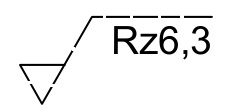
#> input picture Image/input dashed.jpg, 230 x 109 px
$ python 'Proyecto Final v2.py'
#> lines starting #> are read from the running program, lines starting #| are printed output that depends on the picture; after the words box and inside, x2 and y2 are one past the last pixel; in counts of white or black regions, pixels touching at a corner belong together
import cv2
import numpy as np

# Read the image
#El doble image_path es para no andar escribiendo
#a cada rato la direccion solo cambia el simbolo entre la linea que quieres usar
#image_path = r'C:\Imagenes\Input_noisy.jpg'
image_path = 'Image/input dashed.jpg'
image = cv2.imread(image_path)
#> image is the input picture: shape (109, 230, 3); min 0, max 255, mean 239.7

# Check if image is loaded successfully
if image is None:
    print(f"Error: Unable to load image from '{image_path}'")
    exit()

#Calculated size image/Calcula el tamaño de la imagen
height, width, channel = image.shape[:3]
#> height = 109; width = 230; channel = 3
size = image.size
#> size = 75210

# Convert the image to grayscale
gray = cv2.cvtColor(image, cv2.COLOR_BGR2GRAY)

# Apply edge detection using the Canny algorithm
edges = cv2.Canny(gray, 50, 150, apertureSize=3)
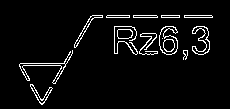
#> edges: shape (109, 230); 4.9% white in thin lines or dots, all inside (x1, y1, x2, y2) = (19, 15, 213, 105)

# Find lines in the edge-detected image using the probabilistic Hough transform
# Se agrego una condicion en base al tamaño detectado
if size == 75210:
    lines = cv2.HoughLinesP(edges, rho=1, theta=np.pi/180, threshold=30, minLineLength=20, maxLineGap=3.5)
#> lines = [[92, 15, 211, 15], [90, 17, 212, 17], [42, 104, 92, 18], [40, 103, 70, 51], [142, 54, 176, 51], [20, 63, 46, 63], [147, 33, 175, 37], [148, 40, 175, 33], [19, 65, 39, 102], [54, 80, 70, 52], [132, 34, 156, 37]]
else:
    lines = cv2.HoughLinesP(edges, rho=1, theta=np.pi/180, threshold=30, minLineLength=50, maxLineGap=12)

# Create a mask to store segmented lines
line_mask = np.zeros_like(edges)

# Define thresholds for horizontal highlighting
# Se bajo el tamaño minimo para ser compatible con ambas imagenes
# Tuve que cambiar el minimo horizontal debido al que tenia las lineas cortadas
if size == 75210:
    min_horizontal_length = 30 # Minimum length of a horizontal line to be highlighted
else:
    min_horizontal_length = 80 # Minimum length of a horizontal line to be highlighted

max_horizontal_length = 200  # Maximum length of a horizontal line to be highlighted

# Filter and draw non-vertical and non-horizontal lines, handling overlapping segments
if lines is not None:
    for line in lines:
        x1, y1, x2, y2 = line[0]
        # Calculate the absolute slope of the line
        slope = abs((y2 - y1) / (x2 - x1 + 1e-6))  # Adding a small value to avoid division by zero

        # Skip lines close to horizontal or vertical
        if slope < 0.1 or slope > 10:
            length = abs(x2 - x1)
            # Highlight horizontal lines within specified length range
            if min_horizontal_length < length < max_horizontal_length:
                # Check for overlapping segments
                if np.any(line_mask[y1:y2, x1:x2] != 0):
                    continue
                # Draw the line on the mask
                cv2.line(line_mask, (x1, y1), (x2, y2), 255, 2)
            continue

        # Check for overlapping segments
        if np.any(line_mask[y1:y2, x1:x2] != 0):
            continue

        # Draw the line on the mask
        cv2.line(line_mask, (x1, y1), (x2, y2), 255, 2)
#> this loop made 11 passes
#> (x1, y1, x2, y2, slope, length) on passes 1, 2, 5, 6: (92, 15, 211, 15, 0, 119), (90, 17, 212, 17, 0, 122), (142, 54, 176, 51, 0.0882, 34), (20, 63, 46, 63, 0, 26)
#> (x1, y1, x2, y2, slope) on passes 3, 4, 7, 8, 9, 10: (42, 104, 92, 18, 1.72), (40, 103, 70, 51, 1.73), (147, 33, 175, 37, 0.143), (148, 40, 175, 33, 0.259), (19, 65, 39, 102, 1.85), (54, 80, 70, 52, 1.75)
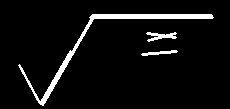
#> line_mask: shape (109, 230); 5.7% white; 3 white regions, box (x1, y1, x2, y2) and area: (18, 14, 214, 106) 1169, (146, 32, 177, 42) 150, (141, 50, 178, 56) 106


# Function to rotate a point (x, y) around a center by a given angle a
def rotate_point(point, center, angle):
    angle_rad = np.deg2rad(angle)
    rotation_matrix = cv2.getRotationMatrix2D(center, angle, 1.0)
    rotated_point = np.dot(rotation_matrix, np.array([[point[0]], [point[1]], [1]]))
    return int(rotated_point[0]), int(rotated_point[1])

# Generate 5 random angles for rotation a
random_angles = np.random.randint(-180, 180, size=5)

# Perform the same highlighting operation on the original and rotated images a
highlighted_images = []
for angle in [0] + list(random_angles):
    # Rotate the image
    center = (image.shape[1] // 2, image.shape[0] // 2)
    rot_mat = cv2.getRotationMatrix2D(center, angle, 1.0)
    rotated_image = cv2.warpAffine(image, rot_mat, image.shape[1::-1], flags=cv2.INTER_LINEAR)

    # Rotate the lines and highlight them on the rotated image
    highlighted_image = rotated_image.copy()
    if lines is not None:
        for line in lines:
            x1, y1, x2, y2 = line[0]
            # Rotate the endpoints of the line segment
            rotated_x1, rotated_y1 = rotate_point((x1, y1), center, angle)
            rotated_x2, rotated_y2 = rotate_point((x2, y2), center, angle)
            # Calculate the length of the rotated line segment
            rotated_length = np.sqrt((rotated_x2 - rotated_x1) ** 2 + (rotated_y2 - rotated_y1) ** 2)
            # Calculate the angle of the line segment with respect to the horizontal axis in the original image
            angle_deg = np.degrees(np.arctan2(y2 - y1, x2 - x1))
            # Check if the line segment is not nearly horizontal or if it is a long horizontal line
            # Se quito la previa condicion ya que anulaba la posterior y es innecesaria,
            #ademas se añadieron otras restriciones como limite de largo maximo y que el vector x de inicio no puede ser igual al vector final x
            if abs(rotated_length >= 30 and rotated_length <= max_horizontal_length) and not x1 == x2:
                #no pregunten que es esta mierda que no la entiendo ni yo mismo
                slope = abs((y2 - y1) / (x2 - x1 + 1e-6))
                if not( slope < 0.1 or slope > 10)or rotated_length >= min_horizontal_length:
                   cv2.line(highlighted_image, (rotated_x1, rotated_y1), (rotated_x2, rotated_y2), (0, 255, 0), 2)

    # Store the highlighted image
    highlighted_images.append(highlighted_image)
#> this loop made 6 passes
#> pass 3, `rotated_image = cv2.warpAffine(image, rot_mat, image.shape[1::-1], fla..`:
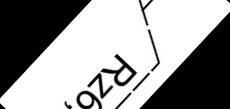
#> rotated_image: shape (109, 230, 3); min 0, max 255, mean 154.2
#> after the loop:
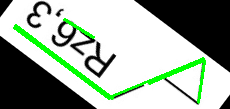
#> highlighted_image: shape (109, 230, 3); mean B, G, R 157.7, 170.9, 157.7
#> after the loop, highlighted_images = 6 items

# Draw the detected lines on a copy of the original image
lines_image = np.copy(image)
lines_image[line_mask != 0] = [0, 255, 0]
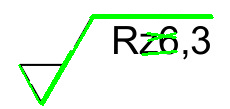
#> lines_image: shape (109, 230, 3); 5.68% of pixels changed, all inside (x1, y1, x2, y2) = (18, 14, 214, 106)

# Display the result
# se fusionaron codigos para mostrar lo necesario
cv2.imshow("Highlighted Line Segments", lines_image)
cv2.imshow('Original Image', image)

for i, (angle, highlighted_image) in enumerate(zip([0] + list(random_angles), highlighted_images)):
    cv2.imshow(f'Rotated Image {i} (Angle: {angle} degrees)', highlighted_image)
#> this loop made 6 passes
#> angle on passes 1 to 6: 0, -8, -133, -63, 12, 143
#> pass 1, `cv2.imshow(f'Rotated Image {i} (Angle: {angle} degrees)', highlighted_..`:
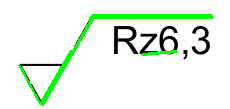
#> window 'Rotated Image 0 (Angle: 0 degr': shape (109, 230, 3); mean B, G, R 231.8, 244.8, 231.8
#> pass 2, `cv2.imshow(f'Rotated Image {i} (Angle: {angle} degrees)', highlighted_..`:
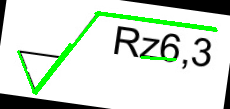
#> window 'Rotated Image 1 (Angle: -8 deg': shape (109, 230, 3); mean B, G, R 211.4, 224.3, 211.4

cv2.waitKey(0)
cv2.destroyAllWindows()

$ run again, with Image/input noisy dashed.jpg copied over Image/input dashed.jpg
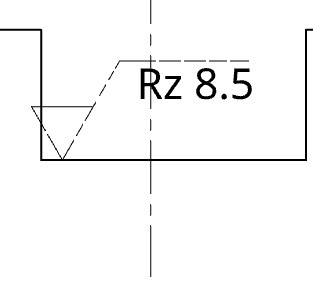
#> input picture Image/input noisy dashed.jpg, 313 x 303 px
#> image is the input picture: shape (303, 313, 3); min 0, max 255, mean 247.7
#> `edges = cv2.Canny(gray, 50, 150, apertureSize=3)`:
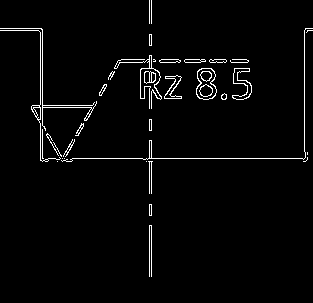
#> edges: shape (303, 313); 2.6% white in thin lines or dots
#> lines = 13 rows, first 6: [40, 158, 307, 158], [149, 276, 149, 0], [151, 276, 151, 0], [42, 161, 42, 29], [304, 161, 304, 30], [40, 160, 40, 28]
#> the loop `for line in lines:` made 13 passes
#> (x1, y1, x2, y2, slope, length) on passes 1 to 8: (40, 158, 307, 158, 0, 267), (149, 276, 149, 0, 276000000, 0), (151, 276, 151, 0, 276000000, 0), (42, 161, 42, 29, 132000000, 0), (304, 161, 304, 30, 131000000, 0), (40, 160, 40, 28, 132000000, 0), (121, 59, 246, 59, 0, 125), (117, 62, 247, 62, 0, 130)
#> the loop `for angle in [0] + list(random_angles):` made 6 passes
#> after the loop `for angle in [0] + list(random_angles):`: highlighted_images = 6 items
#> lines_image: shape (303, 313, 3); 1.65% of pixels changed, all inside (x1, y1, x2, y2) = (30, 58, 249, 163)
#> the loop `for i, (angle, highlighted_image) in enumerate(zip([0] + list(random_a..` made 6 passes
#> angle on passes 1 to 6: 0, -8, -133, -63, 12, 143
#> pass 2, `cv2.imshow(f'Rotated Image {i} (Angle: {angle} degrees)', highlighted_..`:
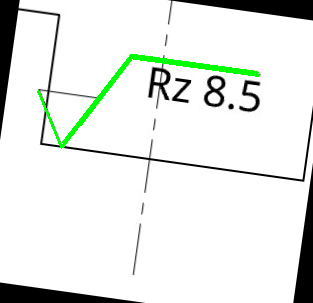
#> window 'Rotated Image 1 (Angle: -8 deg': shape (303, 313, 3); mean B, G, R 229.4, 233.3, 229.4
